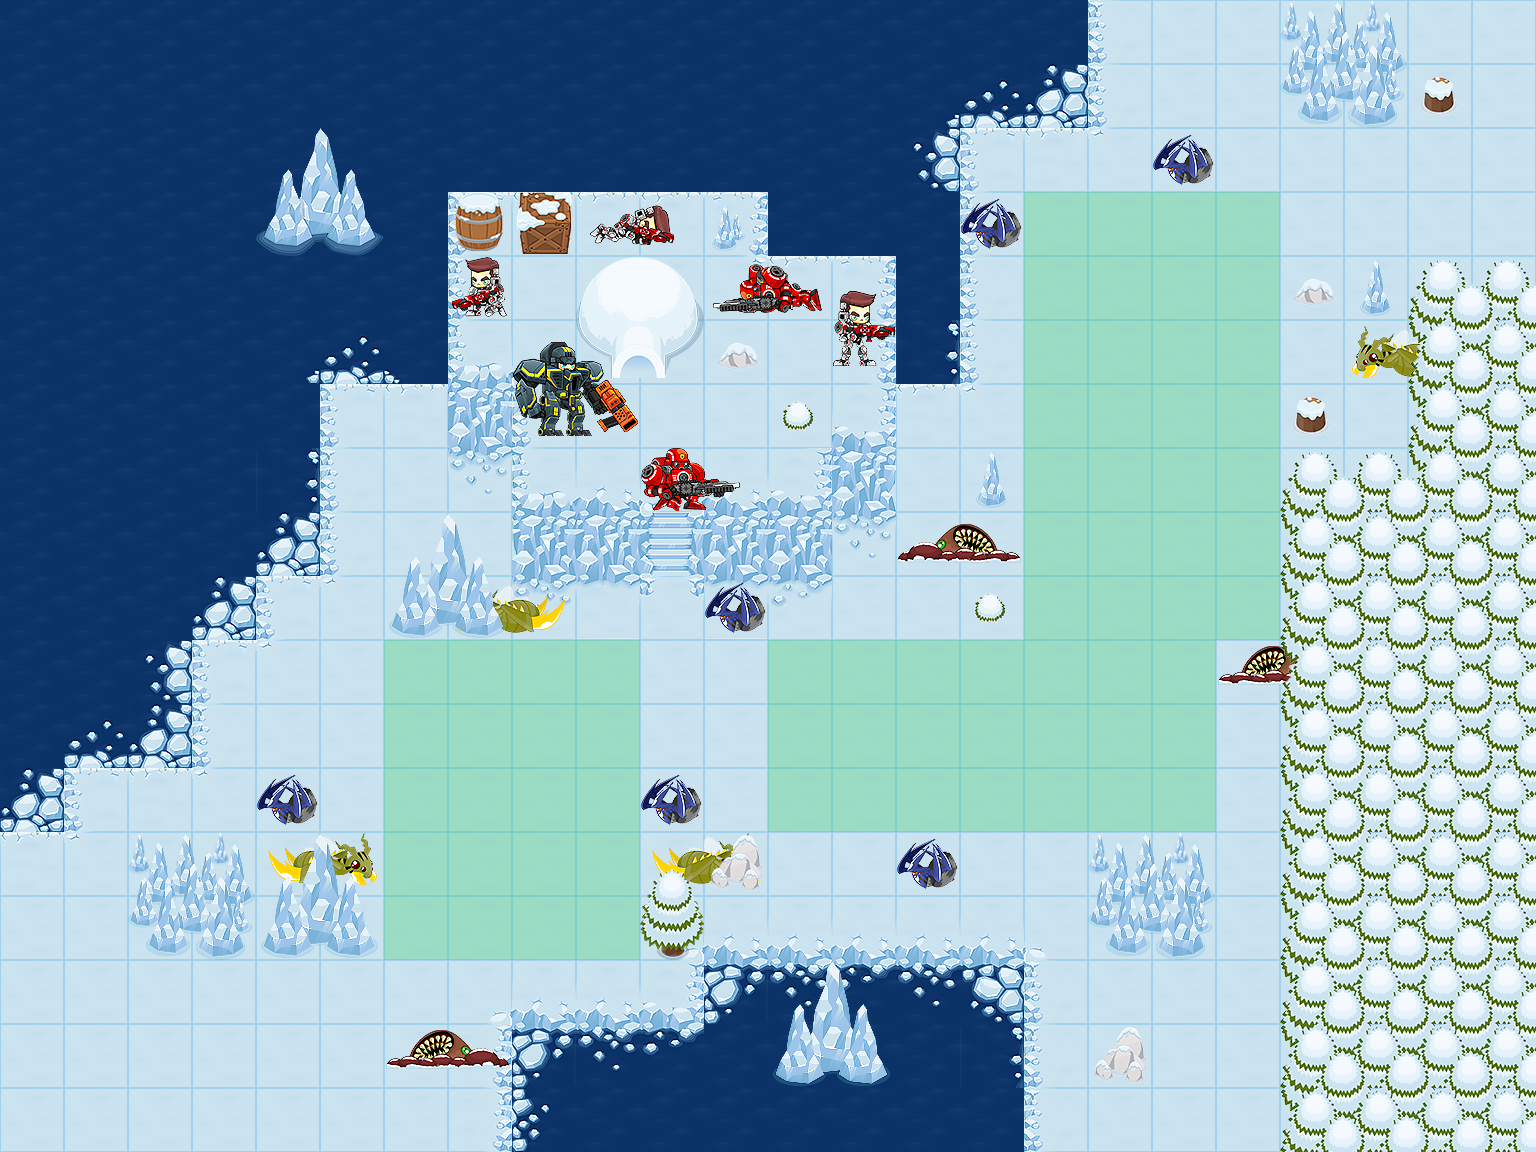

Below is a game level as drawn by its tile map, then a one-line description and the .tmx that defines it (tile-layer data replaced by summaries):
An orthogonal 24x18 tile map with 64x64 px tiles, 8 tile layers (flour, onFlour, sinkLayer, blockLayer, ...), 1 hidden layer not drawn and 3 objects.

<map version="1.2" tiledversion="1.2.1" orientation="orthogonal" renderorder="right-down" width="24" height="18" tilewidth="64" tileheight="64" infinite="0" nextlayerid="13" nextobjectid="14">
 <tileset firstgid="1" name="tileSheetWinter" tilewidth="64" tileheight="64" tilecount="286" columns="13">
  <image source="tileSheetWinter30-12.png" width="832" height="1408" />
 </tileset>
 <layer id="1" name="flour" width="24" height="18">
  <data>[432 cells, 290 non-empty, 12 distinct tile ids]</data>
 </layer>
 <layer id="2" name="onFlour" width="24" height="18">
  <data>[432 cells, 36 non-empty, 17 distinct tile ids]</data>
 </layer>
 <layer id="3" name="sinkLayer" width="24" height="18">
  <data>[432 cells, 122 non-empty, 12 distinct tile ids]</data>
 </layer>
 <layer id="4" name="blockLayer" width="24" height="18">
  <data>[432 cells, 100 non-empty, 32 distinct tile ids]</data>
 </layer>
 <layer id="5" name="onBlockLayer" width="24" height="18">
  <data>[432 cells, 22 non-empty, 22 distinct tile ids]</data>
 </layer>
 <layer id="6" name="railing" width="24" height="18">
  <data>[432 cells, 0 non-empty, 0 distinct tile ids]</data>
 </layer>
 <objectgroup id="7" name="playerLayer">
  <object id="1" gid="216" x="287" y="1038" width="64" height="64">
   <properties>
    <property name="type" value="playerStartPosition" />
   </properties>
  </object>
  <object id="2" gid="216" x="672" y="733" width="64" height="64">
   <properties>
    <property name="type" value="scene1Goal" />
   </properties>
  </object>
  <object id="12" gid="216" x="1376" y="211" width="64" height="64">
   <properties>
    <property name="type" value="scene2Goal" />
   </properties>
  </object>
 </objectgroup>
 <objectgroup id="8" name="objectLayer" />
 <layer id="9" name="upperLayer" width="24" height="18">
  <data>[432 cells, 8 non-empty, 5 distinct tile ids]</data>
 </layer>
 <layer id="11" name="Слой тайлов 8" width="24" height="18" opacity="0.34">
  <data>[432 cells, 69 non-empty, 1 distinct tile ids]</data>
 </layer>
 <layer id="12" name="fog" width="24" height="18" visible="0">
  <data>[432 cells, 432 non-empty, 1 distinct tile ids]</data>
 </layer>
</map>